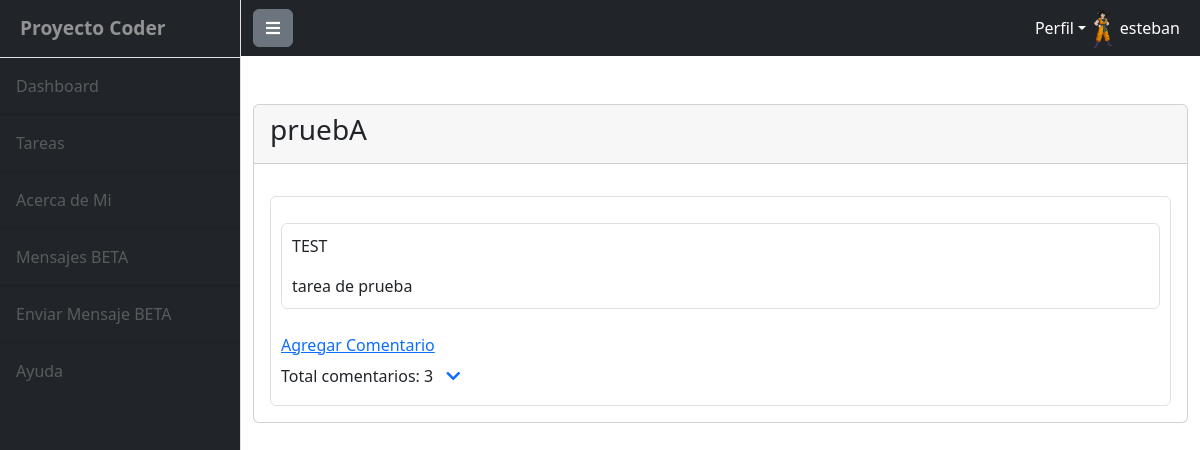
Screenshot of /proyecto-final/detail-tasks/1 (signed in) with the database file from the repository.
### MainSiteApp/models.py (models this page shows, shortened)
class TasksList(models.Model):
    task_name = models.CharField(max_length=30)
    created_at = models.DateTimeField(auto_now_add=True)
    updated_at = models.DateTimeField(auto_now=True)
    task_description = models.CharField(max_length=50, null=True)
    task_content = models.TextField(max_length=150, null=True)
    deadline = models.DateTimeField()
    open = models.BooleanField(default=True)
    owner = models.ForeignKey(User, on_delete=models.CASCADE)

### MainSiteApp/views.py (the view)
# urls.py: path('detail-tasks/<pk>', TaskDetail.as_view(), name="DetailTasks"),
class TaskDetail(DetailView):
    model = TasksList
    template_name = "task_detail.html"
    def get_context_data(self, **kwargs):
        context = super().get_context_data(**kwargs)
        task = self.object
        rows = task.taskslistrows_set.all()
        allrows = TasksListRows.objects.all()
        for taskrow in allrows:
            if taskrow.comment == 'Implementacion de Nh City':
                print(f'\nEstado: {taskrow.state} - Tarea: {taskrow.comment}\n')
        print(allrows)
        total_rows = rows.count()
        context['comentarios'] = rows
        context['total_rows'] = total_rows
        return context

### MainSiteApp/context_processors.py (called while the page is built)
def get_current_year(req):
    current_year = datetime.datetime.now().year
    return {
        "current_year": current_year
    }

def load_avatar(req: HttpRequest):
    try:
        avatar = Avatar.objects.get(user=req.user.id)
        return {"url": avatar.image.url}
    except:
        image_data = open("media/avatares/goku.jpg", "rb").read()
        return {"url": image_data}

def count_tasks_owner(req: HttpRequest):
    try:
        count_tasks = TasksList.objects.filter(owner=req.user).count()
        return {"count_tasks": count_tasks}
    except:
        count_tasks = 0
        return {"count_tasks": count_tasks}

### MainSiteApp/models.py (called while the page is built)
    def __str__(self):
        return f'{self.comment}'

### MainSiteApp/templates/task_detail.html (shortened to what this page needs)
{% extends 'base.html' %}
{% block pagecontent %}
<div class="container mt-5">
    <div class="card">
        <div class="card-header">
            <h3 class="card-title">{{ object.task_name }}</h3>
        </div>
        <div class="card-body">
            <div class="mt-3 border rounded custom-card-style" >
                <div class="mt-3 border rounded custom-card-style" >
                    <p class="card-text">{{ object.task_description }}</p>
                    <p class="card-text">{{ object.task_content }}</p>
                </div>
                <br>
                <a href="{% url  'CreateComment' object.id %}">Agregar Comentario</a>
                <div class="d-flex align-items-center">
                    <p class="mb-0">Total comentarios: {{ total_rows }}</p>
                    <button class="btn btn-link" type="button" data-bs-toggle="collapse" data-bs-target="#comentarios">
                        <i class="fas fa-chevron-down"></i>
                    </button>
                </div>
            </div>
        </div>
    </div>
</div>
{% endblock pagecontent %}

### MainSiteApp/templates/navbar.html (shortened to what this page needs)
<nav class="sb-topnav navbar navbar-expand navbar-dark bg-dark">
    <div class="container-fluid">
        <button class="btn btn-secondary" id="sidebarToggle">
            <i class="fa fa-bars" aria-hidden="true"></i>
          </button>
        <div class="collapse navbar-collapse" id="navbarSupportedContent">
            <ul class="navbar-nav ms-auto mt-2 mt-lg-0">
                <li class="nav-item dropdown">
                    <a class="nav-link dropdown-toggle" id="navbarDropdown" href="#" role="button" data-bs-toggle="dropdown" aria-haspopup="true" aria-expanded="false">Perfil</a>
                </li>
                {% if  user.is_authenticated %}
                {% if url %}
                <img src="{{url}}" height="40px" alt="avatar">
                <div class="nav-item text-center">
                    <p class="nav-link mb-0">{{ user.username }}</p>
                </div>
                {% endif %}
                {% endif %}
            </ul>
        </div>
    </div>
</nav>

### MainSiteApp/static/css/main.css (style rules this page uses)
:root { --color-primary: #6a0572; --color-secondary: #ff9a8b; --color-tertiary: #83c5be; --color-quaternary: #f0e68c; --color-text: #333; }
.custom-card-style { background-color: #fff; padding: 10px; font-size: 16px; }
.navbar { background-color: var(--color-primary); }
.navbar-dark .navbar-nav .nav-link { color: #fff; }
.nav-item { color: rgba(255, 255, 255, 0.25) !important; }

### rows the page displays
TasksList: task_name "pruebA", task_description "TEST", task_content "tarea de prueba"

### other values shown
{{ user.username }} "esteban"
{{ total_rows }} "3"
